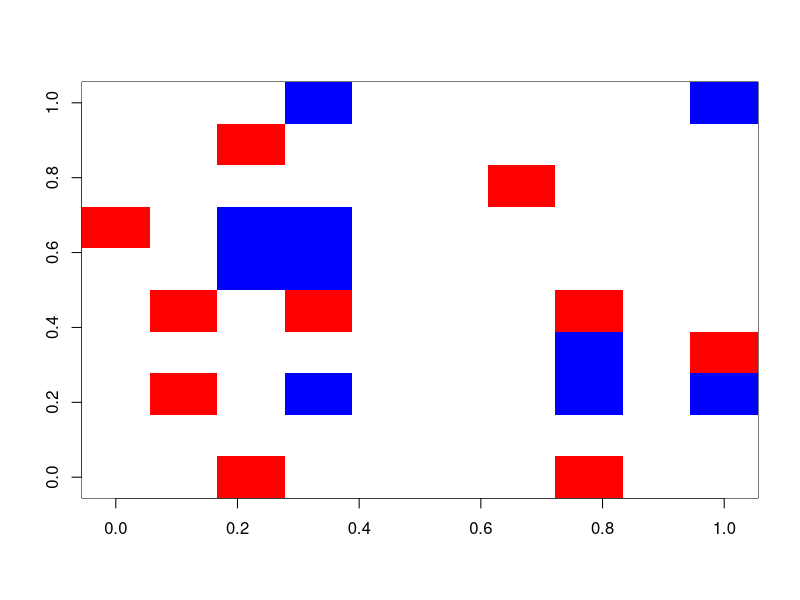
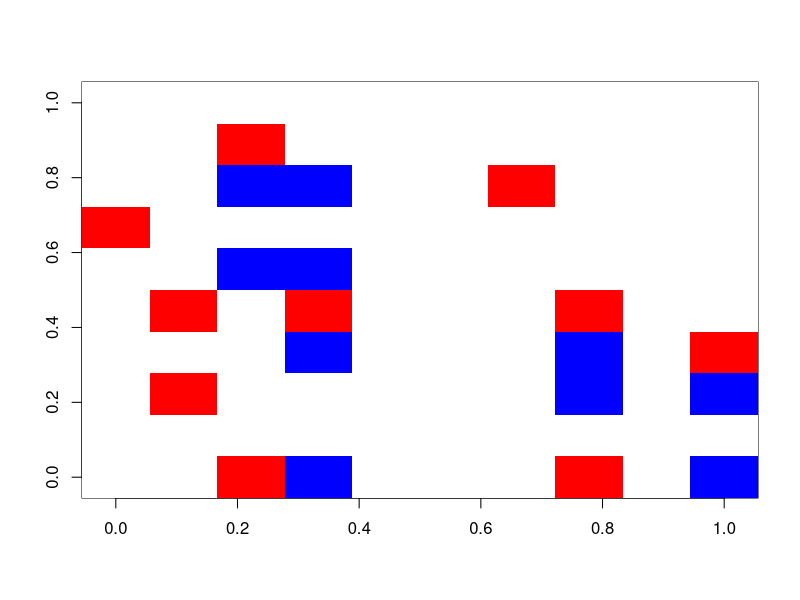
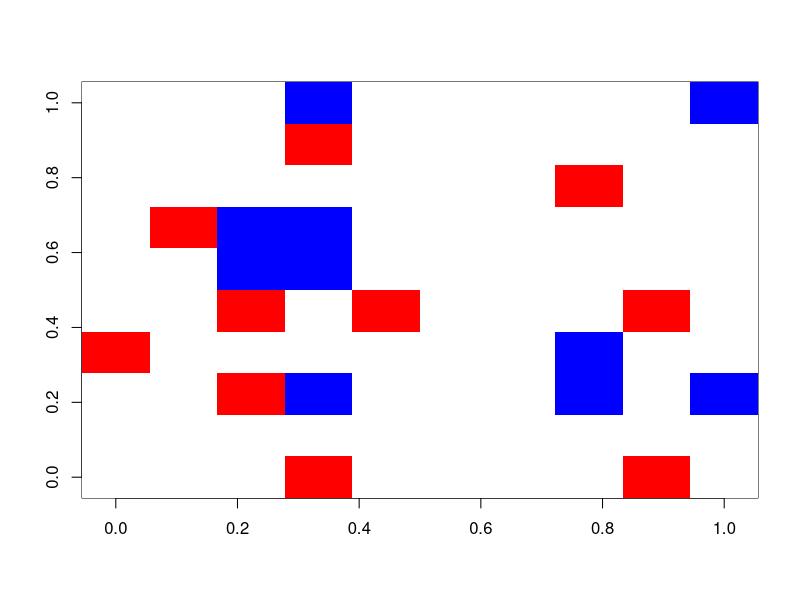

Here is the R script that generated these plots, in order:
# STA135 - HW02 - BML traffic model
# 20130125 - Hugh Crockford

# build area and populate

map = function(p,pc,r,c){
	n = p * r * c
	nred = n*pc
	nblue 	= n * (1 - pc)
	dimcar 	= c(r,c,p,n,pc,nred,nblue,0)
	nom=c("rows","column","pc_covered","n_cars","pc_red","n_red","n_blue","velocity")
	names(dimcar) = nom	
	all = data.frame(x=rep(1:r,each = c),y=1:c)
	pos = all[sample(1:(r*c),n),]
	pos$col = c(rep(1,nred),rep(2,nblue))
	cars = list("dim" = dimcar, "pos" = pos)
	class(cars) = "bml"
	return(cars)
}

plot.bml = function(m){
	grid = matrix(0,m$dim["rows"],m$dim["column"])
	grid[ as.matrix(m$pos[m$pos["col"] == 1 ,c("x","y") ])] = 1
	grid[ as.matrix(m$pos[m$pos["col"] == 2 ,c("x","y") ])] = 2
	image(grid,col=c("white","red","blue"))
}

summary.bml = function(x){
	dim = paste("dimensions:",x$dim["rows"],"rows X ",x$dim["column"]," columns")
	n = paste("number of cars:", x$dim["n_cars"])
	p = paste("p = ",x$dim["pc_covered"])
	print(list(dim = dim,n = n,p = p))
}


move = function(x,t){
	copy = x		# make working copy
	u = x$pos	# throw away dims
	new = u
	if(t %% 2){	# odd, move blue up. move up then check for conflicts.
		nmov = nrow(u[u$col ==1,])
		newy = u[u$col==2,]["y"]+1
		newy[newy>x$dim["rows"]]=1	# if fallen off edge, put at start
		new[new$col ==2,]["y"]=newy		# update pos?
	}
	# else move red right
	if(!t %% 2){	# odd, move blue up. move up then check for conflicts.
		nmov = nrow(u[u$col ==1,])
		newx = u[u$col==1,]["x"]+1
		newx[newx>x$dim["column"]]=1
		new[new$col ==1,]["x"]=newx		# update pos?
	}
	# conflict working but not if same color next door.
	# conflict = duplicated(rbind(x$pos[,1:2],new[,1:2]))[(1+nrow(new)):(2*nrow(new))]
	unewchar = paste(new$x,new$y,sep = "")
	uchar = paste(u$x,u$y,sep = "")
	conflict = unewchar %in% uchar		# and if not same color?
	copy$pos[!conflict,1:2] = new[!conflict,1:2]
	velocity = 1 - sum(copy$pos != new) / nmov	# depends which color moving, need to check while 
	copy$dim[["velocity"]] = velocity
	return(copy)
}

m = map(.2,.5,10,10)
plot(m)

mnew = move(m,1)
plot(mnew)

mnew = move(m,2)
plot(mnew)

play = function(m,t) {
	vhs = array(0,dim = c(m$dim[["n_cars"]],3,t))
	vel = numeric(t)
	new = m
	for(i in 1:t){
		new = move(new,i)
		vhs[,,i] = as.matrix(new$pos)
		vel[i] = new$dim[["velocity"]]
	}
	betamax = list(dim = m$dim, vel = vel,vhs = vhs)
	class(betamax) = "vhs"
	return(betamax)
}

plot.vhs = function(m){
	for(i in 1:dim(m$vhs)[[3]]){		# number of time periods
		grid = matrix(0,m$dim["rows"],m$dim["column"])
		grid[ as.matrix(m$vhs[m$vhs[,3,i] == 1 ,1:2,i ])] = 1
		grid[ as.matrix(m$vhs[m$vhs[,3,i] == 2 ,1:2,i ])] = 2
		image(grid,col=c("white","red","blue"))
		Sys.sleep(.2)
	}
}

y = play(m,4)

